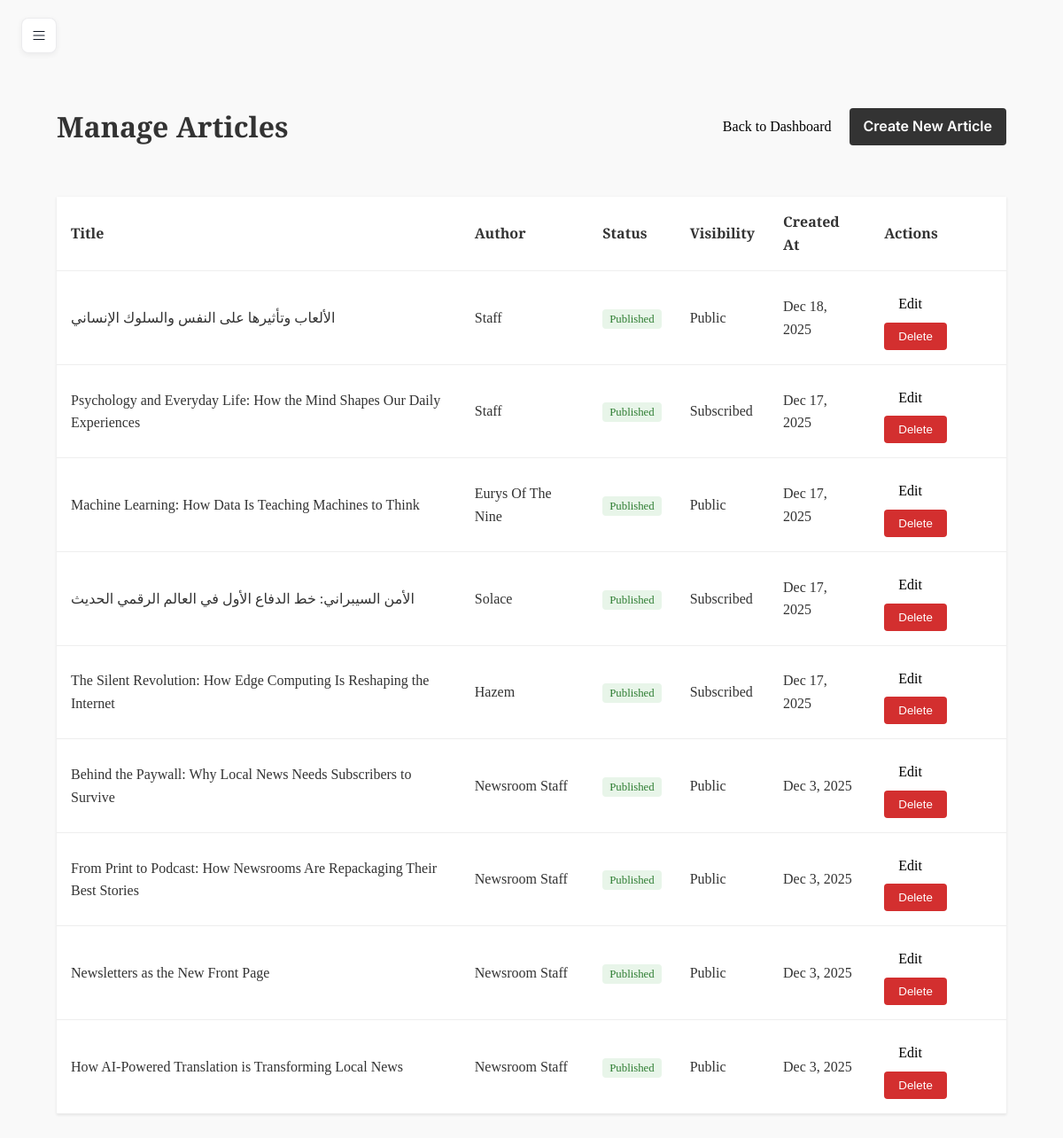
Page /index.php?page=admin_articles (signed in) on the earlier database version.
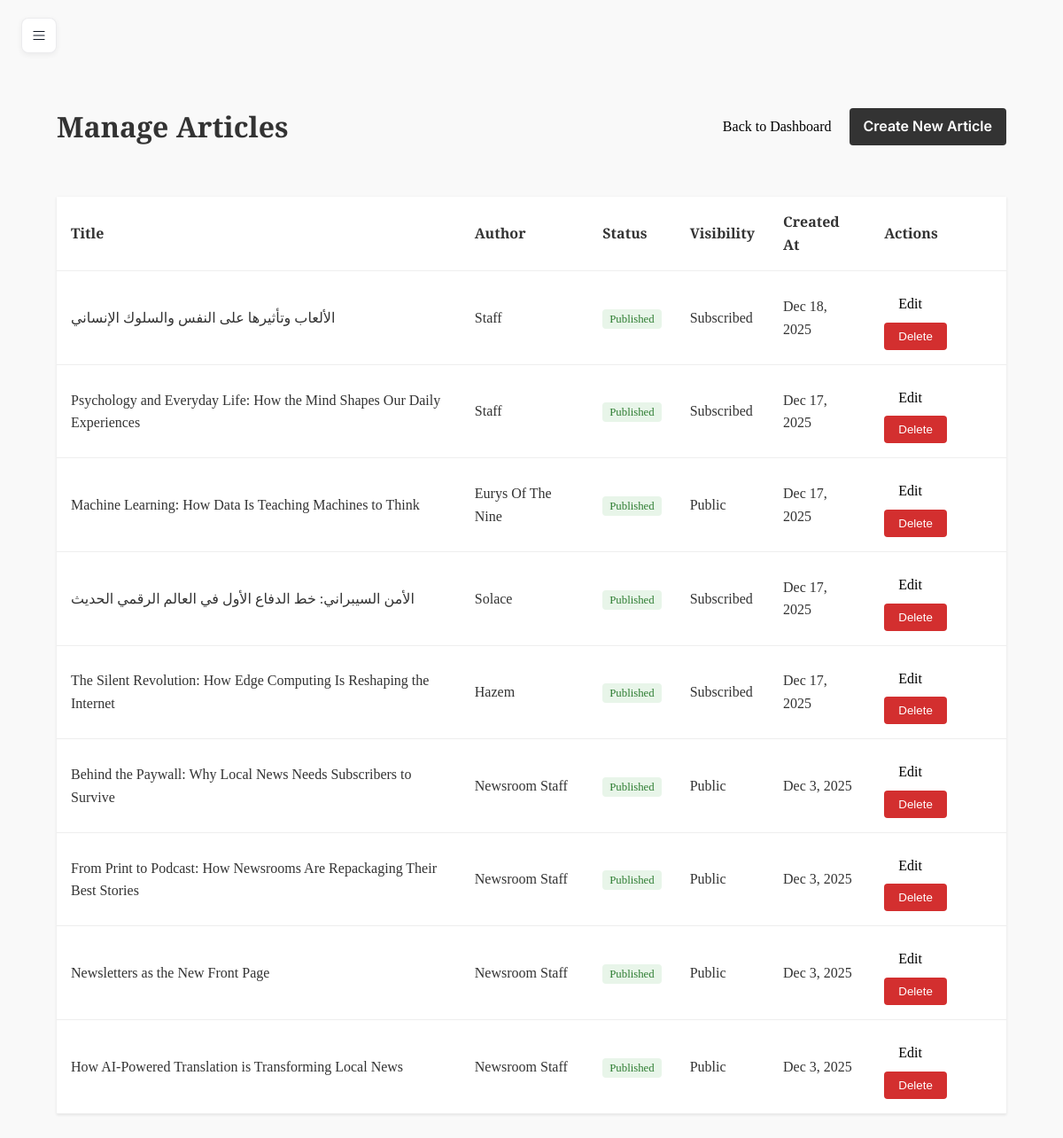
Same page on the later database version.
### tables this page shows
CREATE TABLE `articles` (
  `id` int NOT NULL AUTO_INCREMENT,
  `title` varchar(255) NOT NULL,
  `content` text NOT NULL,
  `author` varchar(100) DEFAULT NULL,
  `category` varchar(100) DEFAULT NULL,
  `language` varchar(10) DEFAULT 'en',
  `thumbnail` varchar(255) DEFAULT NULL,
  `created_at` timestamp NULL DEFAULT CURRENT_TIMESTAMP,
  `status` enum('draft','published','archived') DEFAULT 'draft',
  `scheduled_at` datetime DEFAULT NULL,
  `is_featured` tinyint(1) DEFAULT '0',
  `visibility` enum('public','subscribed') DEFAULT 'public',
  `tags` text,
  `required_level` int DEFAULT '0',
  `required_plan_id` int DEFAULT NULL,
  PRIMARY KEY (`id`)
);

### src/Controllers/Article_C.php (called while the page is built, shortened)
<?php
require_once __DIR__ . '/../Models/Article.php';
class ArticleController {
    private Article $articleModel;
    public function __construct() {
        $this->articleModel = new Article();
    }
    public function admin_index() {
        $articles = $this->articleModel->getAllAdmin();
        include __DIR__ . '/../Views/Admin/Articles/index.php';
    }
}

### src/index.php (called while the page is built, shortened)
<?php
require __DIR__ . '/config/DataBase_Connection.php';
require __DIR__ . '/core/Router.php';
require __DIR__ . '/Controllers/Article_C.php';
$selectedLang = $_SESSION['lang'] ?? 'en';
$page = $_GET['page'] ?? "";
Router::route($page, $selectedLang);

### src/Config/DataBase_Connection.php (called while the page is built)
<?php
if (!class_exists('Database')) {
class Database {
    private static $instance = null;
    private $host;
    private $db_name;
    private $username;
    private $password;
    public $conn = null;
    private function __construct() {
        $this->host = getenv('DB_HOST') ?: 'db';
        $this->db_name = getenv('DB_NAME') ?: 'News';
        $this->username = getenv('DB_USER') ?: 'Rain';
        $this->password = getenv('DB_PASS') ?: 'Sunny';
    }
    public static function getInstance(): Database {
        if (self::$instance === null) {
            self::$instance = new self();
        }
        return self::$instance;
    }
    public function connect() {
        if ($this->conn !== null) {
            return $this->conn;
        }
        try {
            $this->conn = new PDO(
                "mysql:host={$this->host};dbname={$this->db_name};charset=utf8",
                $this->username,
                $this->password
            );
            $this->conn->setAttribute(PDO::ATTR_ERRMODE, PDO::ERRMODE_EXCEPTION);
        } catch(PDOException $e) {
            die("Database Connection Error: " . $e->getMessage());
        }
        return $this->conn;
    }
}
}

### src/Models/Article.php (called while the page is built, shortened)
<?php
require_once __DIR__ . "/../Config/DataBase_Connection.php";
class Article {
    private PDO $conn;
    public function __construct() {
        $this->conn = Database::getInstance()->connect();
    }
    public function getAllAdmin(): array {
        $stmt = $this->conn->query("SELECT * FROM articles ORDER BY created_at DESC");
        return $stmt->fetchAll(PDO::FETCH_ASSOC);
    }
}

### src/Views/Admin/Articles/index.php (the view, shortened to what this page needs)
<!DOCTYPE html>
<html lang="en">
<head>
    <link rel="stylesheet" href="../../Assets/CSS/theme.css">
    <link rel="stylesheet" href="https://cdnjs.cloudflare.com/ajax/libs/font-awesome/6.0.0/css/all.min.css">
</head>
<body>
    <div class="admin-page">
        <?php include __DIR__ . '/../Sidebar.php'; ?>
        <main>
            <div class="admin-page">
        <div class="page-header">
            <h1>Manage Articles</h1>
            <div>
                <a href="index.php?page=admin" class="btn">Back to Dashboard</a>
                <a href="index.php?page=admin_article_create" class="btn btn-primary">Create New Article</a>
            </div>
        </div>
        <table class="table">
            <thead>
                <tr>
                    <th>Title</th>
                    <th>Author</th>
                    <th>Status</th>
                    <th>Visibility</th>
                    <th>Created At</th>
                    <th>Actions</th>
                </tr>
            </thead>
            <tbody>
                <?php foreach ($articles as $article): ?>
                <tr>
                    <td><?= htmlspecialchars($article['title']) ?></td>
                    <td><?= htmlspecialchars($article['author']) ?></td>
                    <td>
                        <span class="badge badge-<?= $article['status'] ?? 'draft' ?>">
                            <?= ucfirst($article['status'] ?? 'draft') ?>
                        </span>
                    </td>
                    <td><?= ucfirst($article['visibility'] ?? 'public') ?></td>
                    <td><?= date('M j, Y', strtotime($article['created_at'])) ?></td>
                    <td>
                        <a href="index.php?page=admin_article_edit&id=<?= $article['id'] ?>" class="btn">Edit</a>
                        <form action="index.php?page=admin_article_delete" method="POST" style="display:inline;" onsubmit="return confirm('Are you sure?');">
                            <button type="submit" class="btn btn-danger">Delete</button>
                        </form>
                    </td>
                </tr>
                <?php endforeach; ?>
            </tbody>
        </table>
    </div>
        </main>
    </div>

Differences in the rows shown:
changed articles "الألعاب وتأثيرها على النفس والسلوك الإنساني": visibility "Public" → "Subscribed"
